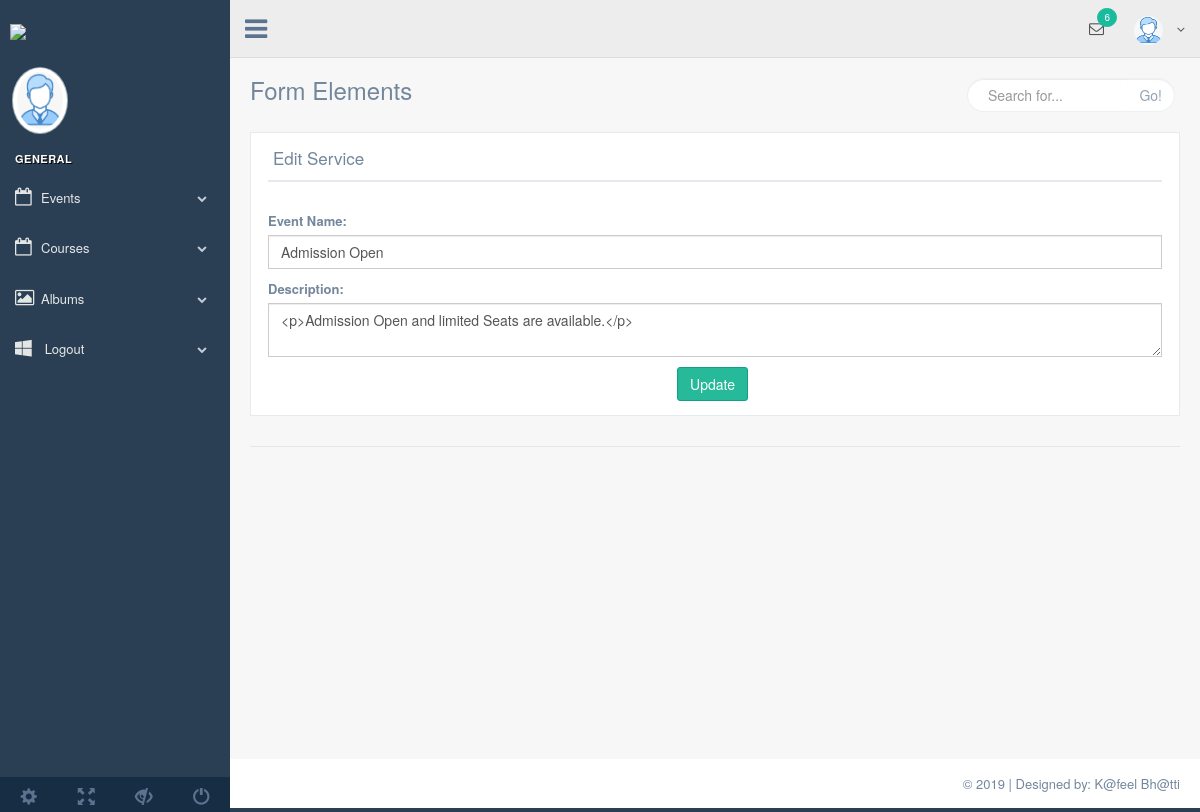
/edit_events.php?edit=35, run on the app's committed database.
### tables this page shows
CREATE TABLE `pictures` (
  `picture_id` int NOT NULL,
  `event_id` int NOT NULL,
  `picture` varchar(255) NOT NULL,
  `status` int NOT NULL DEFAULT '1',
  `created_at` timestamp NOT NULL DEFAULT CURRENT_TIMESTAMP ON UPDATE CURRENT_TIMESTAMP
);

CREATE TABLE `events` (
  `id` int NOT NULL,
  `name` varchar(255) NOT NULL,
  `description` longtext NOT NULL,
  `status` int NOT NULL DEFAULT '1',
  `created_at` timestamp NOT NULL DEFAULT CURRENT_TIMESTAMP ON UPDATE CURRENT_TIMESTAMP
);

### edit_events.php (the view, shortened to what this page needs)
<?php
require_once 'process/conn.php';
if (isset($_GET['edit']) && $_GET['edit'] != '') {
	$edit = $_GET['edit'];
	$query = mysqli_query($conn, "select * from events
	inner join pictures p on events.id = p.event_id where id = '$edit'");
	$fetch = mysqli_fetch_array($query);
}
?>
<!DOCTYPE html>
<html lang="en">
<head>
	<link href="vendors/bootstrap/dist/css/bootstrap.min.css" rel="stylesheet">
	<link href="vendors/font-awesome/css/font-awesome.min.css" rel="stylesheet">
	<link href="vendors/nprogress/nprogress.css" rel="stylesheet">
	<link href="vendors/iCheck/skins/flat/green.css" rel="stylesheet">
	<link href="vendors/datatables.net-bs/css/dataTables.bootstrap.min.css" rel="stylesheet">
	<link href="vendors/datatables.net-buttons-bs/css/buttons.bootstrap.min.css" rel="stylesheet">
	<link href="vendors/datatables.net-fixedheader-bs/css/fixedHeader.bootstrap.min.css" rel="stylesheet">
	<link href="vendors/datatables.net-responsive-bs/css/responsive.bootstrap.min.css" rel="stylesheet">
	<link href="vendors/datatables.net-scroller-bs/css/scroller.bootstrap.min.css" rel="stylesheet">
	<link href="build/css/custom.css" rel="stylesheet">
</head>
<body class="nav-md">
	<div class="container body">
		<div class="main_container">
			<?php require_once 'inc/sidebar.php'; ?>
			<?php require_once 'inc/header.php'; ?>
			<div class="right_col" role="main">
				<div class="">
					<div class="page-title">
						<div class="title_left">
							<h3>Form Elements</h3>
						</div>
						<div class="title_right">
							<div class="col-md-5 col-sm-5 col-xs-12 form-group pull-right top_search">
								<div class="input-group">
									<input type="text" class="form-control" placeholder="Search for...">
									<span class="input-group-btn">
										<button class="btn btn-default" type="button">Go!</button>
									</span>
								</div>
							</div>
						</div>
					</div>
					<div class="clearfix"></div>
					<div class="row">
						<div class="col-md-12 col-sm-12 col-xs-12">
							<div class="x_panel">
								<div class="x_title">
									<h2> Edit Service<small>Record</small></h2>
									<div class="clearfix"></div>
								</div>
								<br />
								<form id="demo-form2" action="process/event_update.php" method="post" enctype="multipart/form-data" data-parsley-validate class="form-horizontal form-label-left">
								<div class="form-group">
                        <label for="recipient-name" class="col-form-label">Event Name:</label>
                        <input type="text" class="form-control" name="name" value="<?php echo $fetch['name'] ?>">
                    </div>
                    <div class="form-group">
                        <label for="message-text" class="col-form-label">Description:</label>
                        <textarea class="form-control" name="desc" id="message-text"><?php echo $fetch['description'] ?></textarea>
                    </div>
									<div class="form-group" align="center">
										<label class="control-label col-md-3 col-sm-3 col-xs-12" for="first-name"><span class="required"></span>
										</label>
										<div class="col-md-6 col-sm-6 col-xs-12">
											<input type="submit" name="update" value="Update" class="btn btn-success" style="float:center ">
										</div>
									</div>
							</div>
							<div class="ln_solid"></div>
						</div>
					</div>
				</div>
			</div>
		</div>
	</div>
	<?php require_once 'inc/footer.php'; ?>
</body>
</html>

### data on the page
pictures: name "Admission Open", desc "<p>Admission Open and limited Seats are available.</p>"
